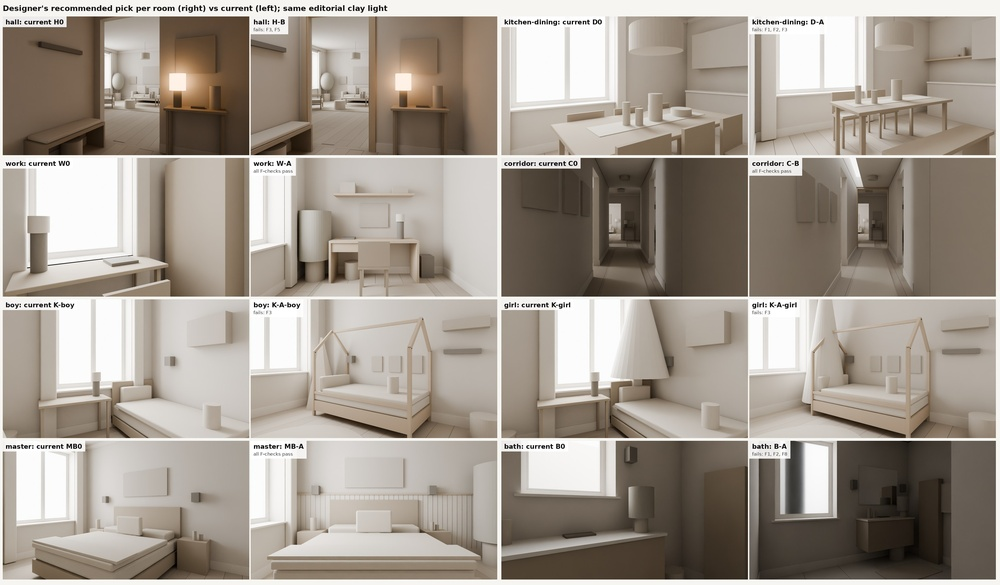
#> input picture assets/blockout/house/framing/all-picks.jpg, 1000 x 585 px, shrunk from 3650 x 2134 before the run
$ python sup_box_light.py ../../../../assets/blockout/house/framing/all-picks.jpg 5
#> lines starting #> are read from the running program, lines starting #| are printed output that depends on the picture; after the words box and inside, x2 and y2 are one past the last pixel; in counts of white or black regions, pixels touching at a corner belong together
import sys, json
from PIL import Image, ImageStat
# product bbox on a near-white background + left/right/top/bottom brightness of the product (pure PIL)
f=sys.argv[1]; thr=int(sys.argv[2])
im=Image.open(f).convert('RGB'); L=im.convert('L'); W,H=im.size
#> further down, im is the input picture: PIL image 1000x585 RGB; mean R, G, B 162.9, 153.9, 143.7
#> after `L = im.convert('L')`:
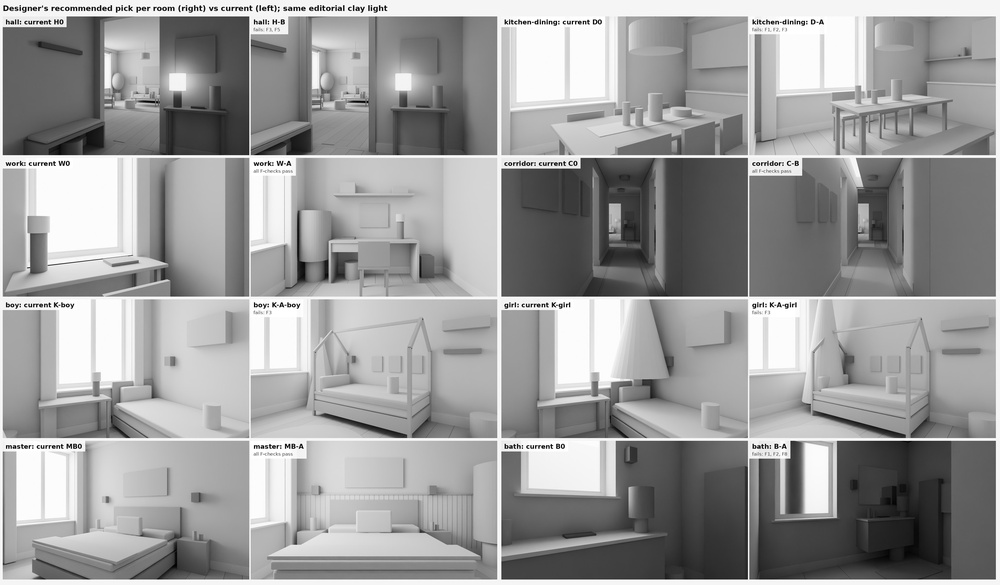
#> L: PIL image 1000x585 L; min 0, max 255, mean 155.4
#> after `W, H = im.size`: W = 1000; H = 585
m=L.point(lambda v:255 if v<thr else 0)
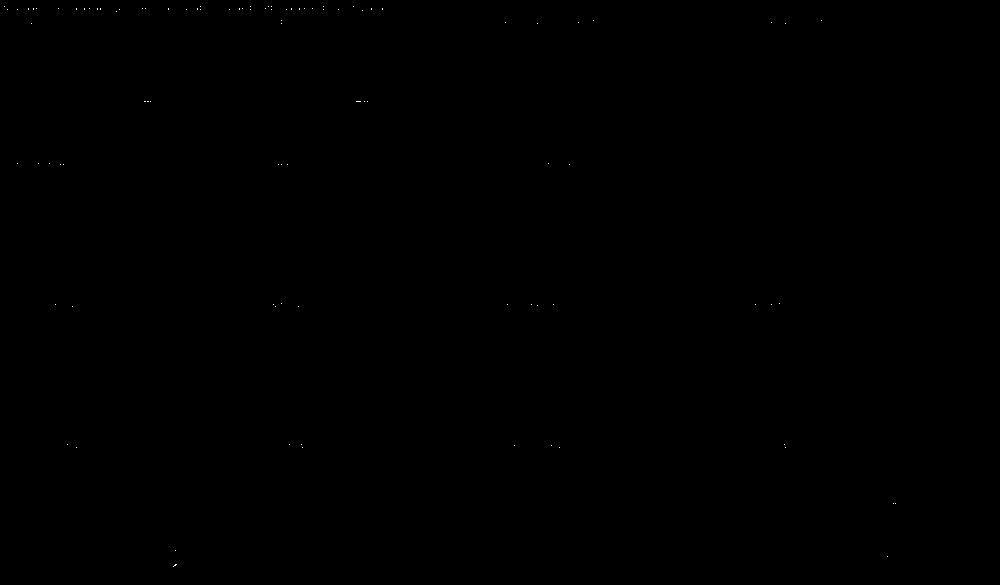
#> m: PIL image 1000x585 L; 0.02% white in thin lines or dots, all inside (x1, y1, x2, y2) = (4, 6, 896, 567)
bb=m.getbbox(); x0,y0,x1,y1=bb
#> after `bb = m.getbbox()`: bb = (4, 6, 896, 567)
#> after `x0, y0, x1, y1 = bb`: x0 = 4; y0 = 6; x1 = 896; y1 = 567
out={'size':[W,H],'bbox':bb,'w_frac':round((x1-x0)/W,3),'h_frac':round((y1-y0)/H,3),'centre':[round((x0+x1)/2/W,3),round((y0+y1)/2/H,3)],'area_frac':round(sum(1 for v in m.getdata() if v)/(W*H),3)}
#> out = {'size': [1000, 585], 'bbox': (4, 6, 896, 567), 'w_frac': 0.892, 'h_frac': 0.959, 'centre': [0.45, 0.49], 'area_frac': 0}
xm=(x0+x1)//2; ym=(y0+y1)//2
#> after `xm = (x0 + x1) // 2`: xm = 450
#> after `ym = (y0 + y1) // 2`: ym = 286
for name,box in [('left',(x0,y0,xm,y1)),('right',(xm,y0,x1,y1)),('upper',(x0,y0,x1,ym)),('lower',(x0,ym,x1,y1))]:
    st=ImageStat.Stat(L.crop(box),m.crop(box)); out['mean_L8_'+name]=round(st.mean[0],1)
#> this loop made 4 passes
#> (name, box) on passes 1 to 4: ('left', (4, 6, 450, 567)), ('right', (450, 6, 896, 567)), ('upper', (4, 6, 896, 286)), ('lower', (4, 286, 896, 567))
#> after the loop, out = 10 items
print(json.dumps(out))
#| {"size": [1000, 585], "bbox": [4, 6, 896, 567], "w_frac": 0.892, "h_frac": 0.959, "centre": [0.45, 0.49], "area_frac": 0.0, "mean_L8_left": 1.3, "mean_L8_right": 1.7, "mean_L8_upper": 1.3, "mean_L8_lower": 1.7}

$ run again, on assets/blockout/house/framing/boy-compare.jpg
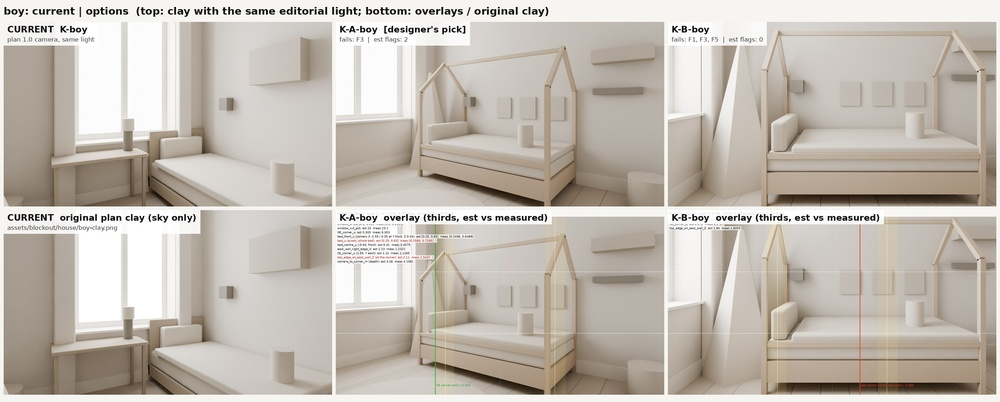
#> input picture assets/blockout/house/framing/boy-compare.jpg, 1000 x 402 px, shrunk from 2740 x 1102 before the run
#> im is the input picture: PIL image 1000x402 RGB; mean R, G, B 194.2, 186.9, 178
#> `L = im.convert('L')`:
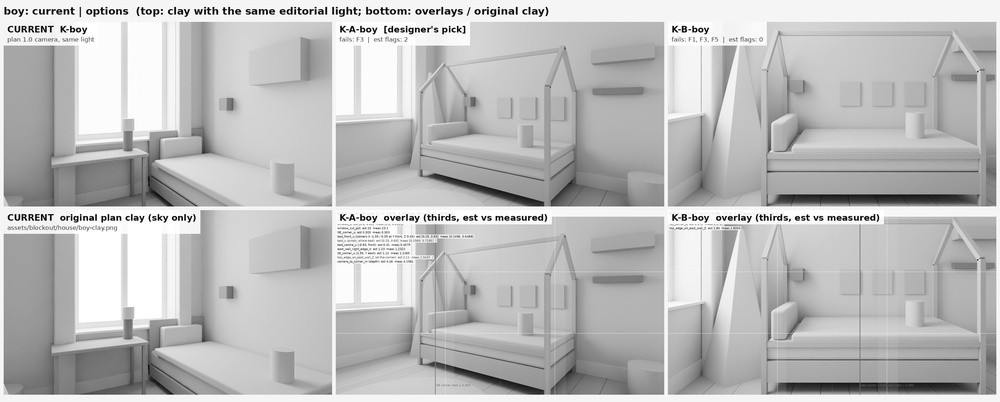
#> L: PIL image 1000x402 L; min 0, max 255, mean 188
#> `m=L.point(lambda v:255 if v<thr else 0)`:
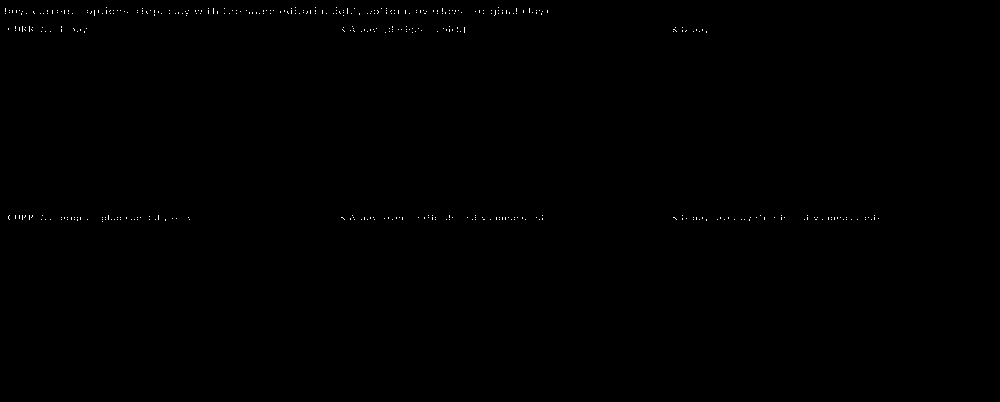
#> m: PIL image 1000x402 L; 0.17% white in thin lines or dots, all inside (x1, y1, x2, y2) = (5, 7, 879, 222)
#> bb = (5, 7, 879, 222)
#> x0 = 5; y0 = 7; x1 = 879; y1 = 222
#> `out={'size':[W,H],'bbox':bb,'w_frac':round((x1-x0)/W,3),'h_frac':round..`: out = {'size': [1000, 402], 'bbox': (5, 7, 879, 222), 'w_frac': 0.874, 'h_frac': 0.535, 'centre': [0.442, 0.285], 'area_frac': 0.002}
#> xm = 442
#> ym = 114
#> the loop `for name,box in [('left',(x0,y0,xm,y1)),('right',(xm,y0,x1,y1)),('uppe..` made 4 passes
#> (name, box) on passes 1 to 4: ('left', (5, 7, 442, 222)), ('right', (442, 7, 879, 222)), ('upper', (5, 7, 879, 114)), ('lower', (5, 114, 879, 222))
#> after the loop `for name,box in [('left',(x0,y0,xm,y1)),('right',(xm,y0,x1,y1)),('uppe..`: out = 10 items
#| {"size": [1000, 402], "bbox": [5, 7, 879, 222], "w_frac": 0.874, "h_frac": 0.535, "centre": [0.442, 0.285], "area_frac": 0.002, "mean_L8_left": 1.2, "mean_L8_right": 1.2, "mean_L8_upper": 1.1, "mean_L8_lower": 1.3}

$ run again, on assets/blockout/house/framing/corridor-compare.jpg
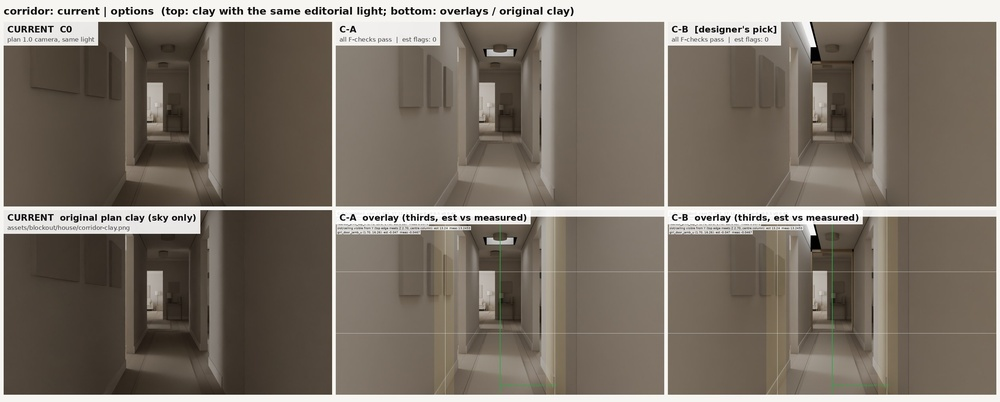
#> input picture assets/blockout/house/framing/corridor-compare.jpg, 1000 x 402 px, shrunk from 2740 x 1102 before the run
#> im is the input picture: PIL image 1000x402 RGB; mean R, G, B 123, 113.9, 103.3
#> `L = im.convert('L')`:
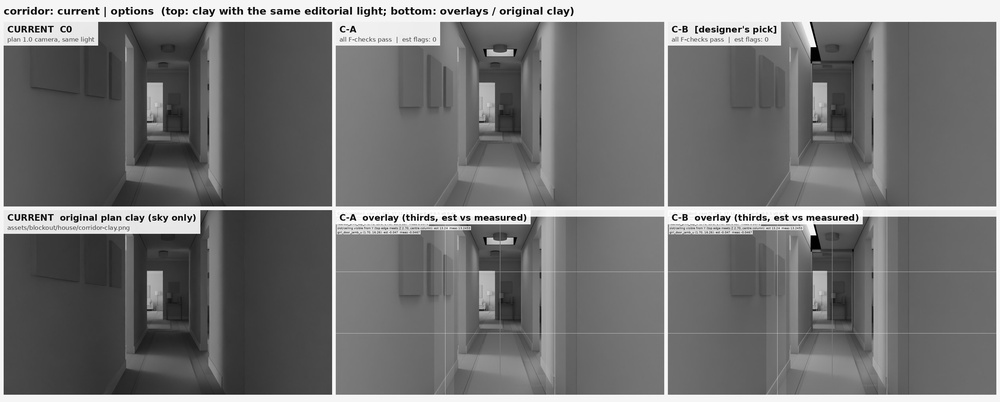
#> L: PIL image 1000x402 L; min 0, max 255, mean 115.5
#> `m=L.point(lambda v:255 if v<thr else 0)`:
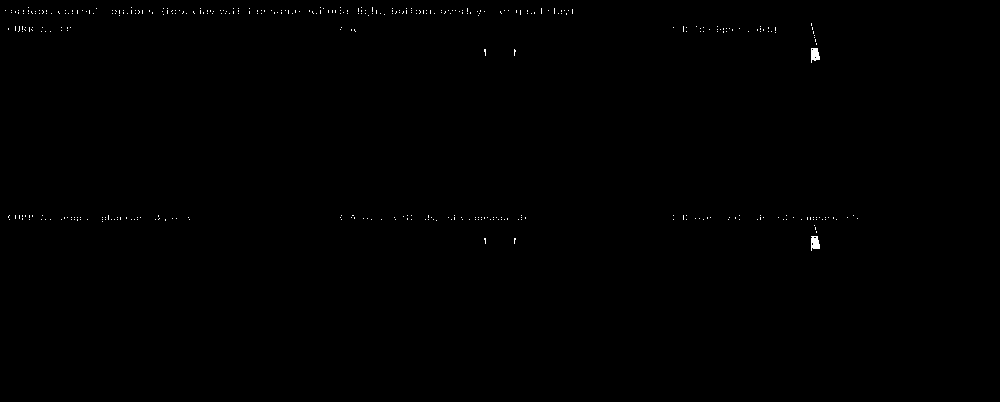
#> m: PIL image 1000x402 L; 0.21% white in thin lines or dots, all inside (x1, y1, x2, y2) = (5, 7, 858, 251)
#> bb = (5, 7, 858, 251)
#> x0 = 5; y0 = 7; x1 = 858; y1 = 251
#> `out={'size':[W,H],'bbox':bb,'w_frac':round((x1-x0)/W,3),'h_frac':round..`: out = {'size': [1000, 402], 'bbox': (5, 7, 858, 251), 'w_frac': 0.853, 'h_frac': 0.607, 'centre': [0.431, 0.321], 'area_frac': 0.002}
#> xm = 431
#> ym = 129
#> the loop `for name,box in [('left',(x0,y0,xm,y1)),('right',(xm,y0,x1,y1)),('uppe..` made 4 passes
#> (name, box) on passes 1 to 4: ('left', (5, 7, 431, 251)), ('right', (431, 7, 858, 251)), ('upper', (5, 7, 858, 129)), ('lower', (5, 129, 858, 251))
#> after the loop `for name,box in [('left',(x0,y0,xm,y1)),('right',(xm,y0,x1,y1)),('uppe..`: out = 10 items
#| {"size": [1000, 402], "bbox": [5, 7, 858, 251], "w_frac": 0.853, "h_frac": 0.607, "centre": [0.431, 0.321], "area_frac": 0.002, "mean_L8_left": 1.1, "mean_L8_right": 1.4, "mean_L8_upper": 1.2, "mean_L8_lower": 1.2}

$ run again, on assets/blockout/house/framing/girl-compare.jpg
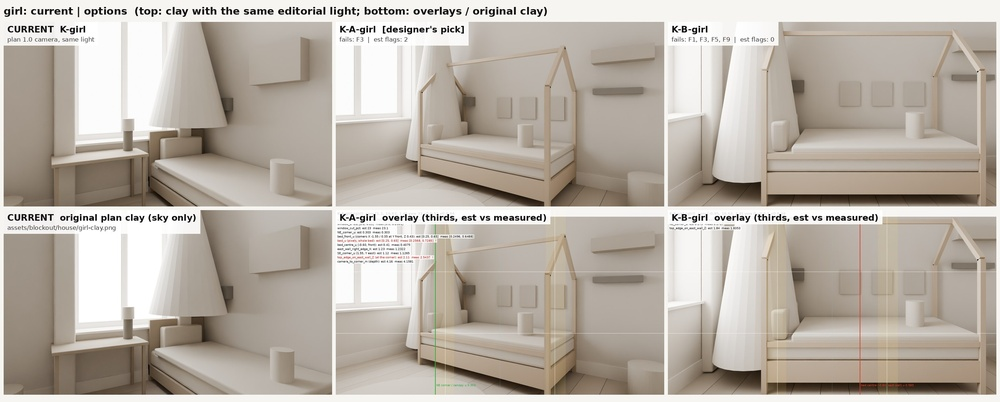
#> input picture assets/blockout/house/framing/girl-compare.jpg, 1000 x 402 px, shrunk from 2740 x 1102 before the run
#> im is the input picture: PIL image 1000x402 RGB; mean R, G, B 185.3, 177.1, 167.2
#> `L = im.convert('L')`:
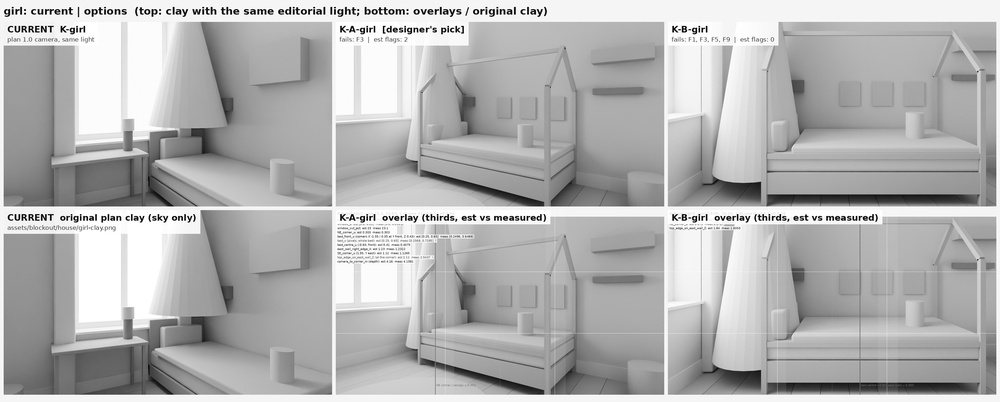
#> L: PIL image 1000x402 L; min 0, max 255, mean 178.4
#> `m=L.point(lambda v:255 if v<thr else 0)`:
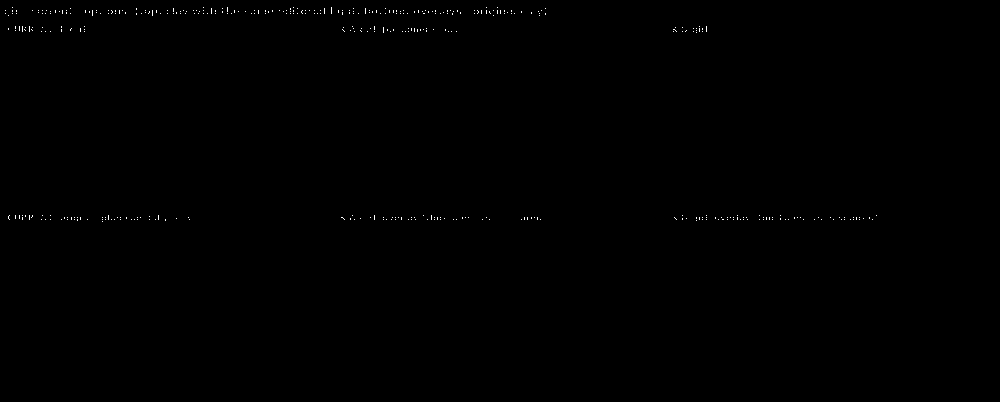
#> m: PIL image 1000x402 L; 0.17% white in thin lines or dots, all inside (x1, y1, x2, y2) = (5, 7, 877, 222)
#> bb = (5, 7, 877, 222)
#> x0 = 5; y0 = 7; x1 = 877; y1 = 222
#> `out={'size':[W,H],'bbox':bb,'w_frac':round((x1-x0)/W,3),'h_frac':round..`: out = {'size': [1000, 402], 'bbox': (5, 7, 877, 222), 'w_frac': 0.872, 'h_frac': 0.535, 'centre': [0.441, 0.285], 'area_frac': 0.002}
#> xm = 441
#> ym = 114
#> the loop `for name,box in [('left',(x0,y0,xm,y1)),('right',(xm,y0,x1,y1)),('uppe..` made 4 passes
#> (name, box) on passes 1 to 4: ('left', (5, 7, 441, 222)), ('right', (441, 7, 877, 222)), ('upper', (5, 7, 877, 114)), ('lower', (5, 114, 877, 222))
#> after the loop `for name,box in [('left',(x0,y0,xm,y1)),('right',(xm,y0,x1,y1)),('uppe..`: out = 10 items
#| {"size": [1000, 402], "bbox": [5, 7, 877, 222], "w_frac": 0.872, "h_frac": 0.535, "centre": [0.441, 0.285], "area_frac": 0.002, "mean_L8_left": 1.1, "mean_L8_right": 1.1, "mean_L8_upper": 1.1, "mean_L8_lower": 1.1}
